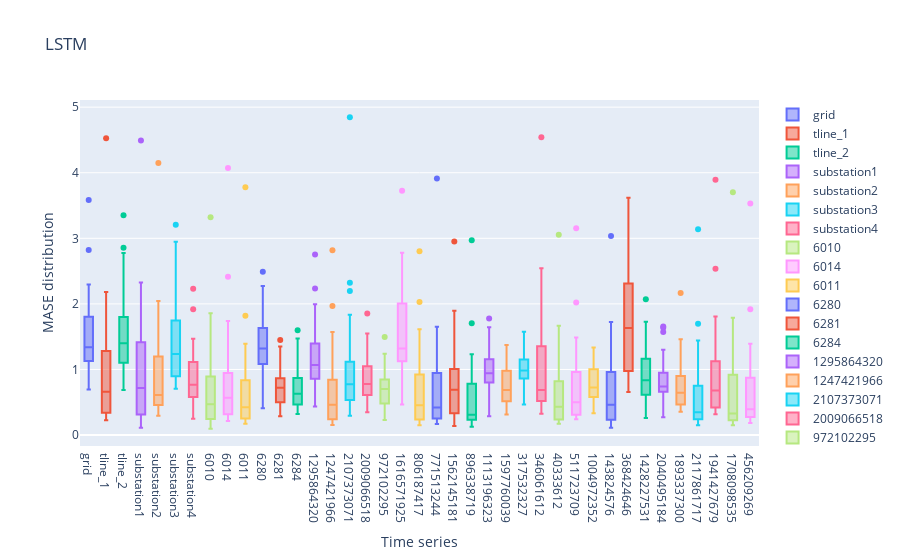

This figure's notebook cell:
### Markdown cell above
Error distributions

### Code cell
fig = go.Figure()
for col in lstm_dist_ts.keys():
    box_data = lstm_dist_ts[col]
    fig.add_trace(go.Box(y=box_data, name = col))
fig.update_xaxes(title = 'Time series')
fig.update_yaxes(title = 'MASE distribution')
fig.update_layout(title = "LSTM")
